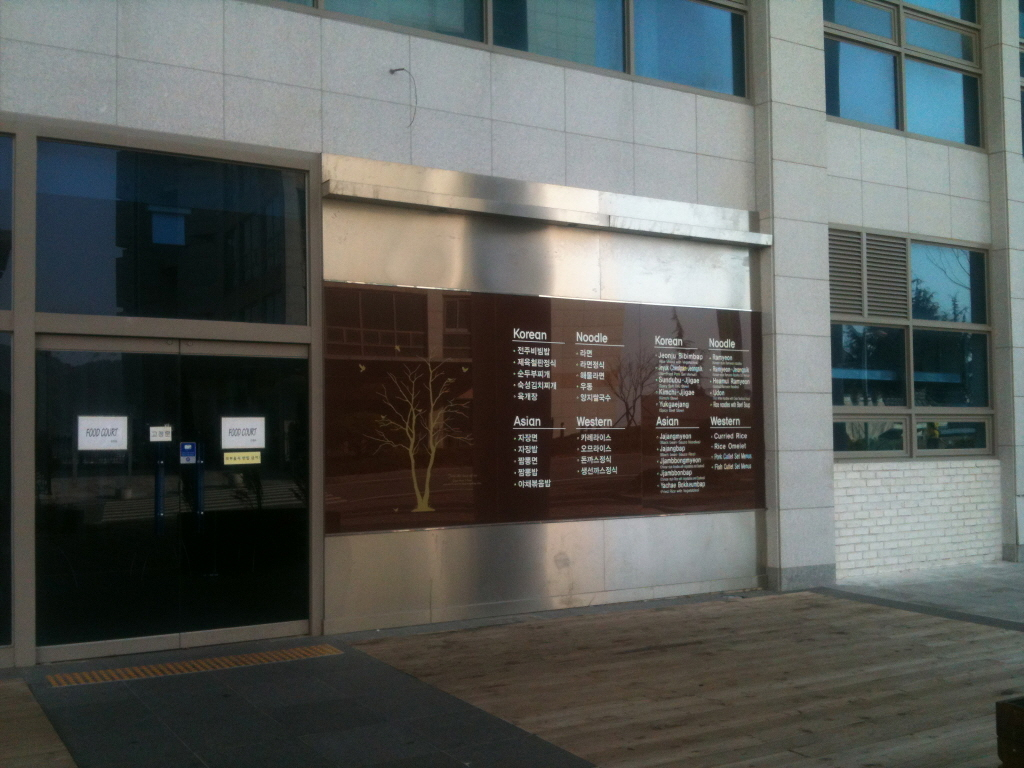
#> input picture homeWork4/dsu1.jpg, 1024 x 768 px
$ jupyter execute --allow-errors homeWork4.ipynb
#> lines starting #> are read from the running program, lines starting #| are printed output that depends on the picture
[cell 1]
import cv2
import numpy as np
import matplotlib.pyplot as pl

[cell 2]
# Read source image.
im_src = cv2.imread('dsu1.jpg')
#> im_src is the input picture: shape (768, 1024, 3); mean B, G, R 88.3, 91.5, 88.3
# Four corners of the book in source image
pts_src = np.array([[324, 281], [326, 538] ,[760, 508],[768, 318]])
# Four corners of the book in destination image.
pts_dst = np.array([[320, 280], [320, 500] ,[760, 500],[760, 280]])
# Calculate Homography
h, status = cv2.findHomography(pts_src, pts_dst)
# Warp source image to destination based on homography
#> (the rest of this cell did not finish here and is left out)

[cell 3]
# Read source image.
im_src = cv2.imread('dsu2.jpg')
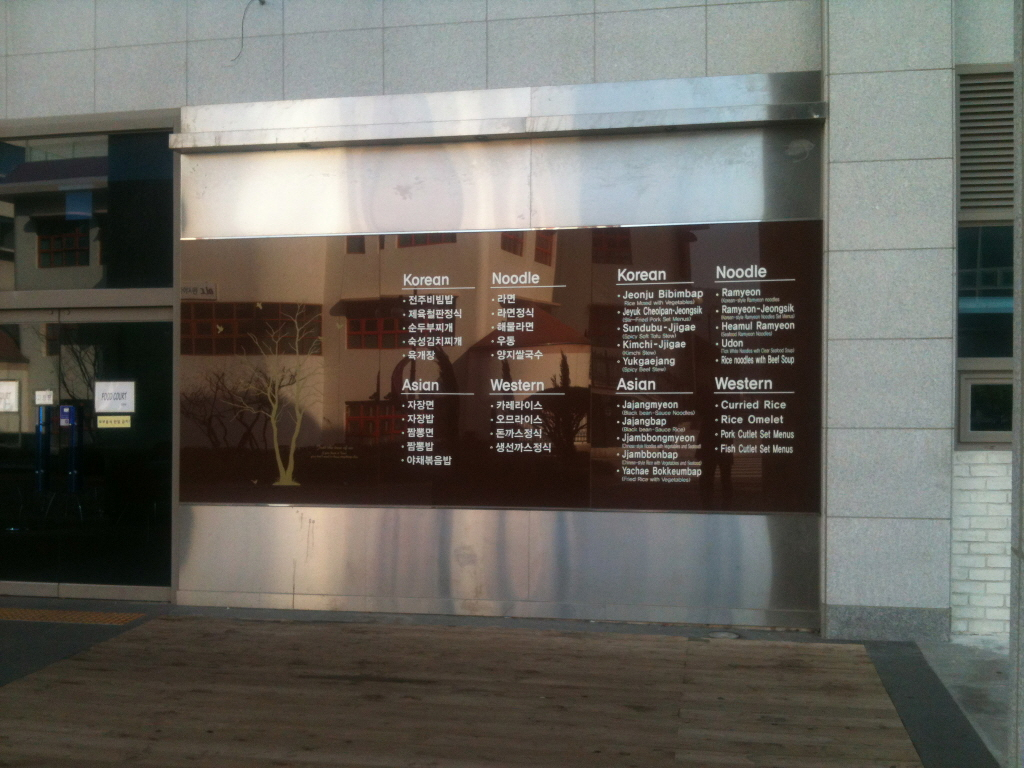
#> input picture homeWork4/dsu2.jpg, 1024 x 768 px
#> im_src is the input picture: shape (768, 1024, 3); mean B, G, R 93, 99.6, 102.1
# Four corners of the book in source image
pts_src = np.array([[180, 240], [180, 505],[822, 216] ,[820, 515]])
# Four corners of the book in destination image.
pts_dst = np.array([[180, 240], [180, 500] ,[750, 240],[750, 500]])
# Calculate Homography
h, status = cv2.findHomography(pts_src, pts_dst)
# Warp source image to destination based on homography
#> (the rest of this cell did not finish here and is left out)

[cell 4]
# Read source image.
im_src = cv2.imread('dsu3.jpg')
# Four corners of the book in source image
pts_src = np.array([[103, 226], [110, 500],[698, 532] ,[703, 161]])
# Four corners of the book in destination image.
pts_dst = np.array([[100, 190], [100, 500] ,[700, 500],[700, 190]])
# Calculate Homography
h, status = cv2.findHomography(pts_src, pts_dst)
# Warp source image to destination based on homography
#> (the rest of this cell did not finish here and is left out)

[cell 5]
# Read source image.
im_src = cv2.imread('dsu4.jpg')
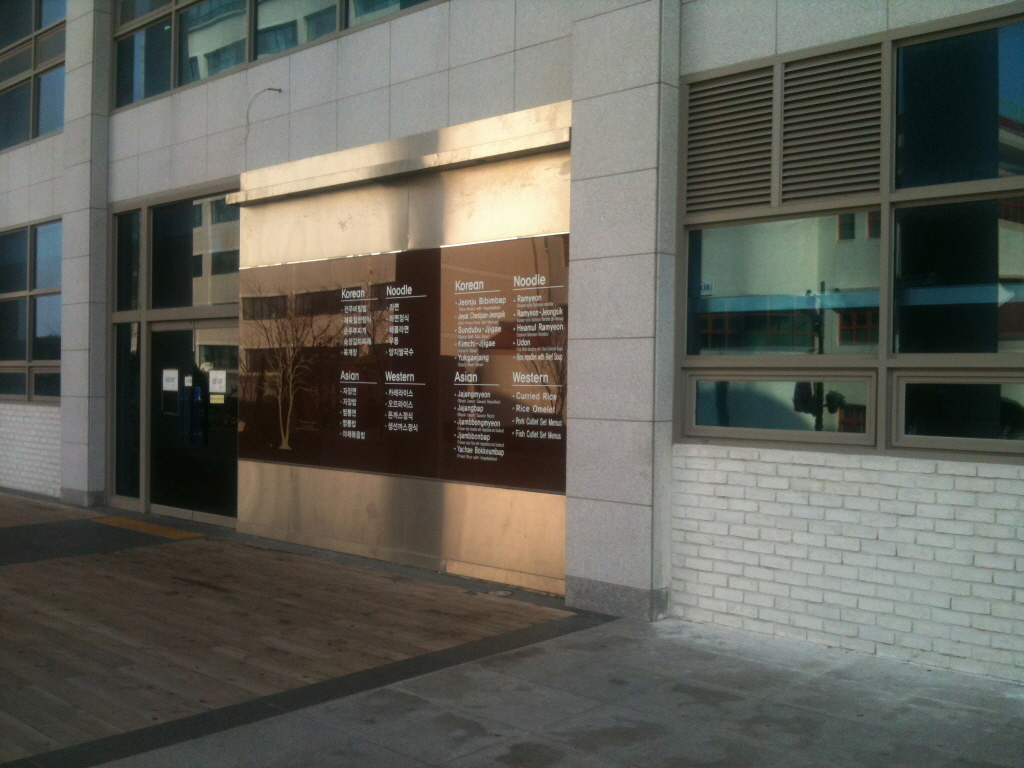
#> input picture homeWork4/dsu4.jpg, 1024 x 768 px
#> im_src is the input picture: shape (768, 1024, 3); mean B, G, R 89.1, 97.1, 97.1
# Four corners of the book in source image
pts_src = np.array([[240, 270], [237, 460],[567, 497] ,[564, 233]])
# Four corners of the book in destination image.
pts_dst = np.array([[250, 260], [250, 460] ,[560, 460],[560, 260]])
# Calculate Homography
h, status = cv2.findHomography(pts_src, pts_dst)
# Warp source image to destination based on homography
#> (the rest of this cell did not finish here and is left out)

[cell 6]
# Read source image.
im_src = cv2.imread('dsu5.jpg')
# Four corners of the book in source image
pts_src = np.array([[538, 340], [538, 530],[753, 544] ,[756, 373]])
# Read destination image.
# Four corners of the book in destination image.
pts_dst = np.array([[550, 350], [550, 500] ,[800, 500],[800, 350]])
# Calculate Homography
h, status = cv2.findHomography(pts_src, pts_dst)
# Warp source image to destination based on homography
#> (the rest of this cell did not finish here and is left out)

[cell 7]
# Read source image.
im_src = cv2.imread('dsu6.jpg')
# Four corners of the book in source image
pts_src = np.array([[401, 344], [405, 576],[698, 548] ,[699, 353]])
# Read destination image.
# Four corners of the book in destination image.
pts_dst = np.array([[400, 340], [400, 570] ,[700, 570],[700, 340]])
# Calculate Homography
h, status = cv2.findHomography(pts_src, pts_dst)
# Warp source image to destination based on homography
#> (the rest of this cell did not finish here and is left out)

[cell 8]
# Read source image.
im_src = cv2.imread('dsu7.jpg')
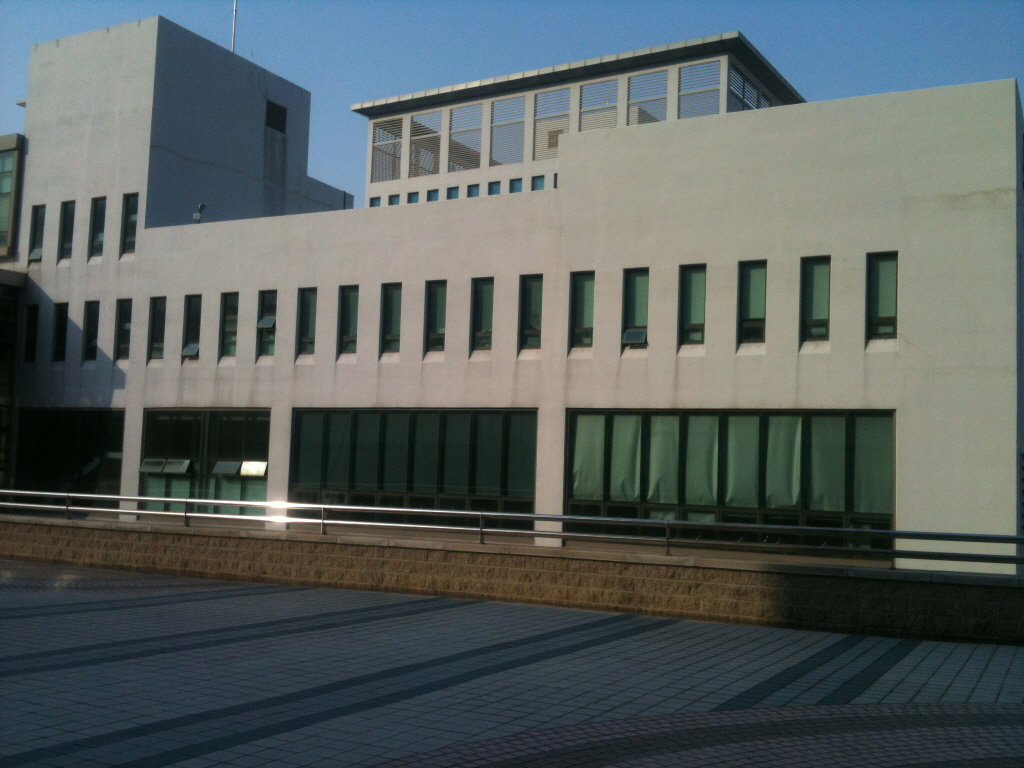
#> input picture homeWork4/dsu7.jpg, 1024 x 768 px
#> im_src is the input picture: shape (768, 1024, 3); mean B, G, R 95.7, 96.2, 88.1
# Four corners of the book in source image
pts_src = np.array([[297, 292], [291, 370],[594, 361] ,[595, 272]])
# Read destination image.
# Four corners of the book in destination image.
pts_dst = np.array([[300, 290], [300, 370] ,[600, 370],[600, 290]])
# Calculate Homography
h, status = cv2.findHomography(pts_src, pts_dst)
# Warp source image to destination based on homography
#> (the rest of this cell did not finish here and is left out)

[cell 9]
# Read source image.
im_src = cv2.imread('dsu8.jpg')
# Four corners of the book in source image
pts_src = np.array([[185, 291], [176, 390],[558, 391] ,[563, 296]])
# Four corners of the book in destination image.
pts_dst = np.array([[190, 290], [190, 380] ,[560, 380],[560, 290]])
# Calculate Homography
h, status = cv2.findHomography(pts_src, pts_dst)
# Warp source image to destination based on homography
#> (the rest of this cell did not finish here and is left out)

[cell 10]
# Read source image.
im_src = cv2.imread('dsu9.jpg')
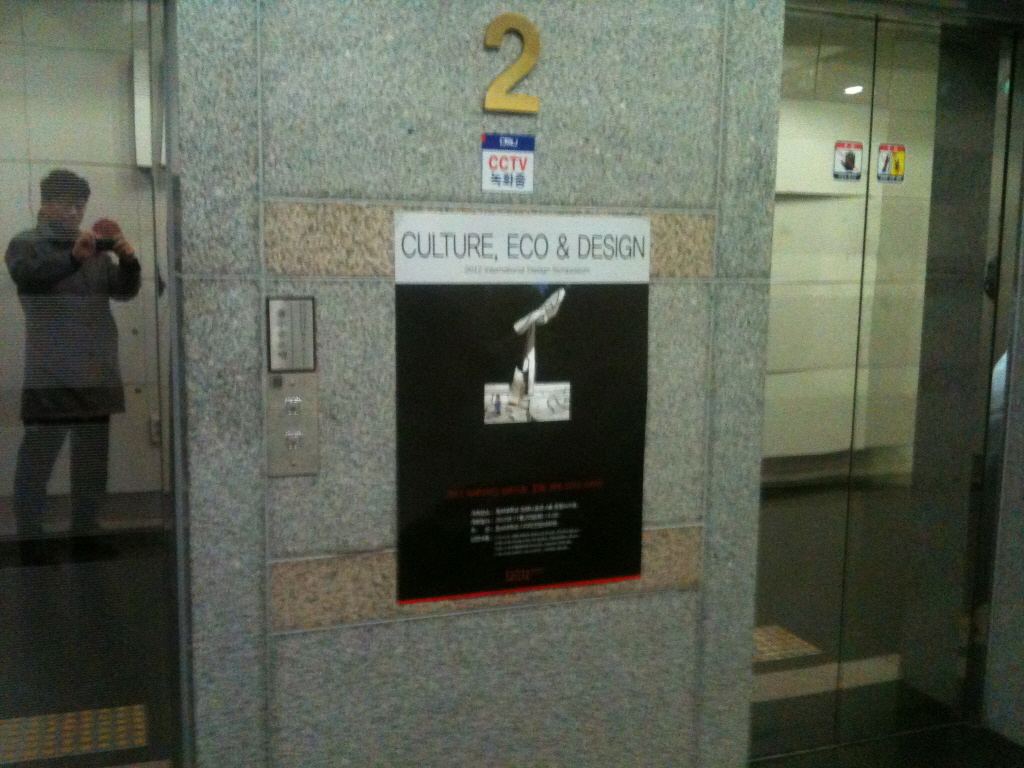
#> input picture homeWork4/dsu9.jpg, 1024 x 768 px
#> im_src is the input picture: shape (768, 1024, 3); mean B, G, R 81.8, 95, 89.3
# Four corners of the book in source image
pts_src = np.array([[396, 216], [650, 218],[399, 607] ,[637, 578]])
# Read destination image.
# Four corners of the book in destination image.
pts_dst = np.array([[400, 220], [650, 220] ,[400, 600],[650, 600]])
# Calculate Homography
h, status = cv2.findHomography(pts_src, pts_dst)
# Warp source image to destination based on homography
#> (the rest of this cell did not finish here and is left out)
